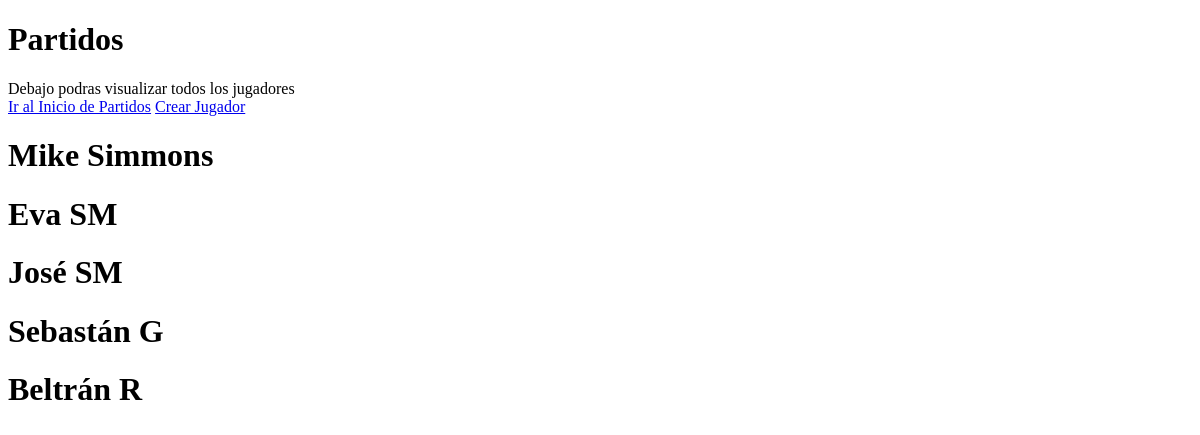
/partidos/jugadores_list, run on an earlier commit of the app's database.
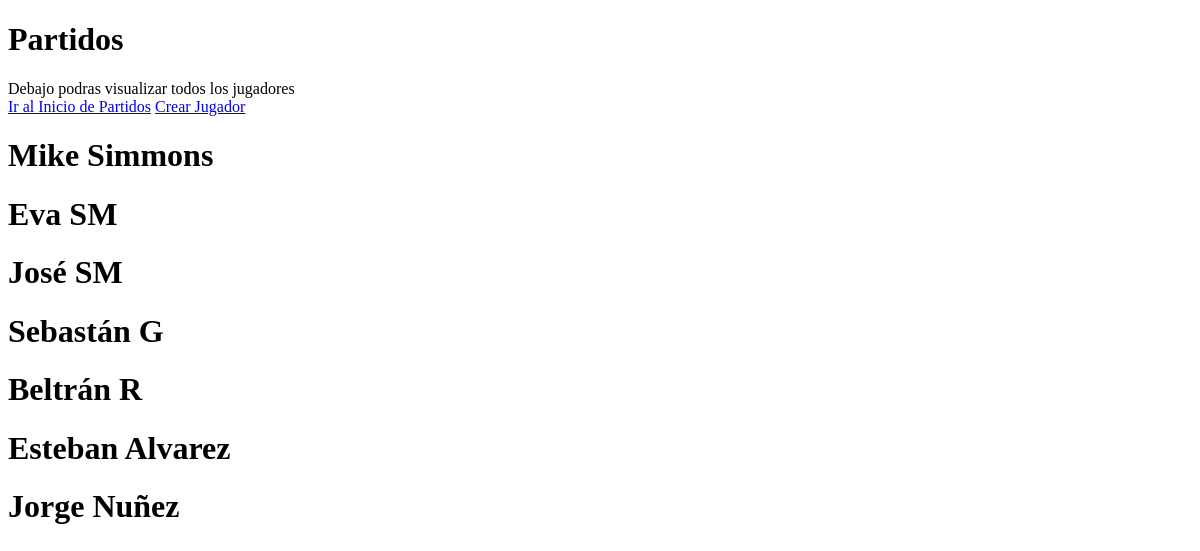
And on a later commit of the database.
### partidos/models.py (models this page shows)
class Jugador(models.Model):
    OPCIONES_DE_GENERO = [
        ('Hombre', 'Hombre'),
        ('Mujer', 'Mujer'),
        ('Otro', 'Otro'),
    ]
    nombre = models.CharField(max_length=50)
    apellido = models.CharField(max_length=50)
    sexo = models.CharField(max_length=6, choices= OPCIONES_DE_GENERO)
    nacimiento = models.DateField(null=True, blank=True)
    def __str__(self) -> str:
        return f"{self.nombre} {self.apellido}"

### partidos/views.py (the view)
# urls.py: path("jugadores_list", views.jugadores_list, name = "jugadores_list"),
def jugadores_list(request):
    consulta = models.Jugador.objects.all()
    contexto = {"jugadores": consulta}
    return render(request, "partidos/jugadores_list.html", contexto)

### partidos/templates/partidos/jugadores_list.html
{% extends 'core/base.html' %}
{% block Titulo %}
        Partidos
{% endblock Titulo %}
{% block Contenido %}
    Debajo podras visualizar todos los jugadores
    <div>
        <a href="{% url 'Partidos:index' %}">Ir al Inicio de Partidos</a>
        <a href="{% url 'Partidos:jugadores_create' %}">Crear Jugador</a>
        {% for jugador in jugadores %}
        <h1>
            {{jugador}}
        </h1>
        {% endfor %}
    </div>
{% endblock Contenido %}

What changed in the data, as far as the page shows it:
added Jugador: nombre+apellido "Esteban Alvarez"
added Jugador: nombre+apellido "Jorge Nuñez"
